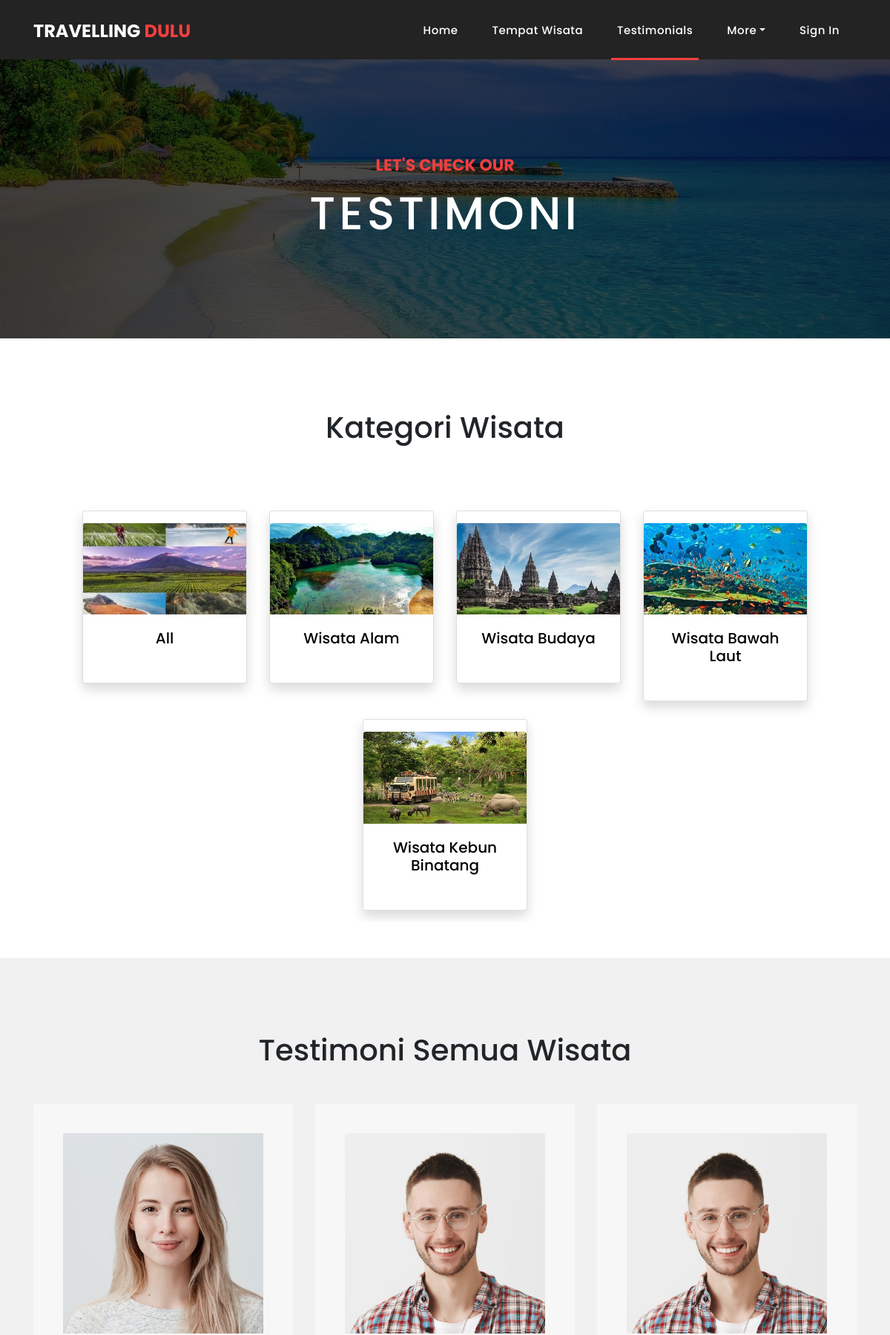
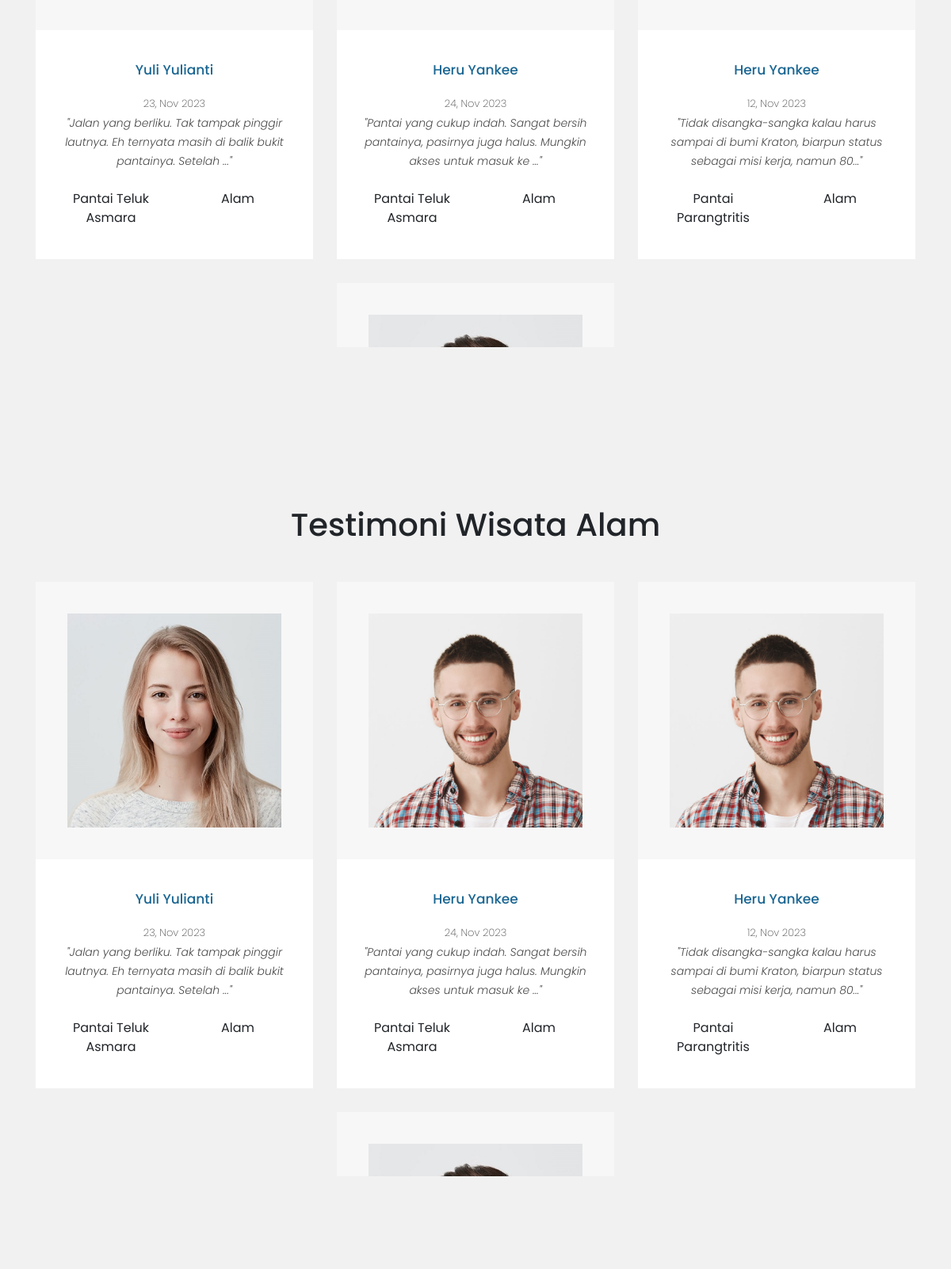
Screenshot of /testimonials.php (upper part) with the database file from the repository (2 pictures, top to bottom).
### tables this page shows
CREATE TABLE `kategori` (
  `id_kategori` int(11) NOT NULL,
  `nama_kategori` varchar(32) NOT NULL,
  `foto_kategori` varchar(32) NOT NULL
);

CREATE TABLE `komentar` (
  `id_komentar` int(11) NOT NULL,
  `id_user` int(11) NOT NULL,
  `id_wisata` int(11) NOT NULL,
  `komentar` text NOT NULL,
  `tgl_komentar` date NOT NULL
);

CREATE TABLE `user` (
  `id_user` int(11) NOT NULL,
  `nama_user` varchar(32) NOT NULL,
  `username` varchar(32) NOT NULL,
  `password` varchar(32) NOT NULL,
  `jenis_kelamin` enum('Pria','Wanita','','') NOT NULL,
  `email_user` varchar(32) NOT NULL,
  `no_telp` varchar(15) NOT NULL,
  `alamat` text NOT NULL,
  `role` enum('ADMIN','USER','','') NOT NULL DEFAULT 'USER',
  `foto_user` varchar(32) NOT NULL
);

CREATE TABLE `wisata` (
  `id_wisata` int(11) NOT NULL,
  `nama_tempat` varchar(32) NOT NULL,
  `id_kategori` int(11) NOT NULL,
  `lokasi` varchar(32) NOT NULL,
  `fasilitas` text NOT NULL,
  `htm` int(11) NOT NULL,
  `deskripsi` longtext NOT NULL,
  `foto_1` varchar(32) NOT NULL,
  `foto_2` varchar(32) NOT NULL,
  `foto_3` varchar(32) NOT NULL,
  `foto_4` varchar(32) NOT NULL,
  `view` int(11) NOT NULL
);

### testimonials.php (the view, shortened to what this page needs)
<?php
if (!isset($_SESSION['email_user'])) {
  $loginButton = '<li class="nav-item"><a class="nav-link" href="login.php">Sign In</a></li>';
} else {
  $loginButton = '';
  $signupButton = '';
  $userGreeting = '<li class="nav-item"><a class="nav-link" href="profil_user.php?id=' . $_SESSION['id_user'] . '">Hello, ' . $_SESSION['nama_user'] . '</a></li>';
  $logoutButton = '<li class="nav-item"><a class="nav-link" href="backend/logout.php">Logout</a></li>';
}
include("connection.php");
$kategori = mysqli_query($connection, "SELECT * FROM kategori");
$komentar = mysqli_query($connection, "SELECT komentar.*, user.nama_user, user.foto_user, wisata.nama_tempat, kategori.id_kategori, kategori.nama_kategori FROM komentar JOIN user ON user.id_user = komentar.id_user JOIN wisata ON komentar.id_wisata = wisata.id_wisata RIGHT JOIN kategorI ON wisata.id_kategori = kategori.id_kategori");
?>
<!DOCTYPE html>
<html lang="en">
<head>
  <link href="https://cdn.jsdelivr.net/npm/bootstrap@5.2.3/dist/css/bootstrap.min.css" rel="stylesheet">
  <link href="vendor/bootstrap/css/bootstrap.min.css" rel="stylesheet">
  <link rel="stylesheet" href="assets/css/fontawesome.css">
  <link rel="stylesheet" href="assets/css/style.css">
  <link rel="stylesheet" href="assets/css/owl.css">
</head>
<body>
  <header class="">
    <nav class="navbar navbar-expand-lg">
      <div class="container">
        <a class="navbar-brand" href="index.php">
          <h2>Travelling <em>Dulu</em></h2>
        </a>
        <div class="collapse navbar-collapse" id="navbarResponsive">
          <ul class="navbar-nav ml-auto">
            <li class="nav-item">
              <a class="nav-link" href="index.php">Home
              </a>
            </li>
            <li class="nav-item"><a class="nav-link" href="tempat_wisata.php">Tempat Wisata</a></li>
            <li class="nav-item active"><a class="nav-link" href="testimonials.php">Testimonials</a></li>
            <li class="nav-item dropdown">
              <a class="nav-link dropdown-toggle" data-toggle="dropdown" href="#" role="button" aria-haspopup="true" aria-expanded="false">More</a>
            </li>
            <?php echo $loginButton; ?>
          </ul>
        </div>
      </div>
    </nav>
  </header>
  <div class="page-heading about-heading header-text" style="background-image: url(assets/images/heading-3-1920x500.jpg);">
    <div class="container">
      <div class="row">
        <div class="col-md-12">
          <div class="text-content">
            <h4>Let's Check our</h4>
            <h2>Testimoni</h2>
          </div>
        </div>
      </div>
    </div>
  </div>
  <section id="category_wisata" class="container-fluid p-5">
    <div class="text-center m-5">
      <h1 class="">Kategori Wisata</h1>
    </div>
    <div class="overflow-auto">
      <div class="row row-cols-xl-3 row-cols-md-4 row-cols-sm-6 g-4 text-center justify-content-center mx-5 my-3">
        <a href="#all" style="text-decoration: none; color:black;" class="col-xl-3 col-md-4 col-sm-6">
          <div class="card shadow py-3">
            <img src="assets/images/kategori/categories-all.jpg" class="card-img-top mx-auto" alt="..." style="width:100%">
            <div class="card-body">
              <h5 class="card-title">All</h5>
            </div>
          </div>
        </a>
        <?php foreach ($kategori as $key => $value) { ?>
          <a href="#<?php echo $value['id_kategori'] ?>" style="text-decoration: none; color:black;" class="col-xl-3 col-md-4 col-sm-6">
            <div class="card shadow py-3">
              <img src="assets/images/kategori/<?php echo $value['foto_kategori'] ?>" class="card-img-top mx-auto" alt="..." style="width:100%">
              <div class="card-body">
                <h5 class="card-title">Wisata <?php echo $value['nama_kategori'] ?></h5>
              </div>
            </div>
          </a>
        <?php } ?>
      </div>
    </div>
  </section>
  <section id="all" class="services section-background">
    <div class="text-center mx-5 mb-5">
      <h1 class="">Testimoni Semua Wisata</h1>
    </div>
    <div class="container overflow-auto" style="height: 750px;">
      <div class="row row-cols-md-4 justify-content-center">
        <?php foreach ($komentar as $key => $value) {
          if ($value['id_komentar'] != NULL) { ?>
            <div class="col-md-4">
              <div class="service-item">
                <div class="icon">
                  <img src="assets/images/user/<?php echo $value['foto_user'] ?>" width="100%">
                </div>
                <div class="down-content">
                  <h4><?php echo $value['nama_user'] ?></h4>
                  <p class="n-m" style="font-weight: 200; font-size: small;"><?php echo date('d, M Y', strtotime($value['tgl_komentar'])) ?></p>
                  <p class="n-m"><em>"<?php if (strlen($value['komentar']) < 100) {
                                        echo substr($value['komentar'], 0, 100);
                                      } else {
                                        echo substr($value['komentar'], 0, 100) . '...';
                                      } ?>"</em></p>
                  <br>
                  <div class="row">
                    <div class="col"><?php echo $value['nama_tempat'] ?></div>
                    <div class="col"><?php echo $value['nama_kategori'] ?></div>
                  </div>
                </div>
              </div>
            </div>
        <?php }
        } ?>
      </div>
    </div>
  </section>
  <?php foreach ($kategori as $key => $value) {
    $id_kategori = $value['id_kategori'];
    $nama_kategori = $value['nama_kategori'] ?>
    <section id="<?php echo $id_kategori ?>" class="services section-background">
      <div class="text-center mx-5 mb-5">
        <h1 class="">Testimoni Wisata <?php echo $nama_kategori ?></h1>
      </div>
      <div class="container overflow-auto" style="height: 750px;">
        <div class="row row-cols-md-4 justify-content-center">
          <?php foreach ($komentar as $key => $value) {
            if ($value['id_kategori'] == $id_kategori) {
              if ($value['id_komentar'] != NULL) { ?>
                <div class="col-md-4">
                  <div class="service-item">
                    <div class="icon">
                      <img src="assets/images/user/<?php echo $value['foto_user'] ?>" width="100%">
                    </div>
                    <div class="down-content">
                      <h4><?php echo $value['nama_user'] ?></h4>
                      <p class="n-m" style="font-weight: 200; font-size: small;"><?php echo date('d, M Y', strtotime($value['tgl_komentar'])) ?></p>
                      <p class="n-m"><em>"<?php if (strlen($value['komentar']) < 100) {
                                            echo substr($value['komentar'], 0, 100);
                                          } else {
                                            echo substr($value['komentar'], 0, 100) . '...';
                                          } ?>"</em></p>
                      <br>
                      <div class="row">
                        <div class="col"><?php echo $value['nama_tempat'] ?></div>
                        <div class="col"><?php echo $value['nama_kategori'] ?></div>
                      </div>
                    </div>
                  </div>
                </div>
          <?php }
            }
          } ?>
        </div>
      </div>
    </section>
  <?php } ?>
</body>
</html>

### assets/css/style.css (style rules this page uses)
body { font-family: 'Poppins', sans-serif; overflow-x: hidden; text-rendering: optimizeLegibility; -webkit-font-smoothing: antialiased; -moz-osx-font-smoothing: grayscale; }
p { margin-bottom: 0px; font-size: 14px; font-weight: 300; color: #4a4a4a; line-height: 24px; }
a { text-decoration: none !important; }
ul { padding: 0; margin: 0; list-style: none; }
h1, h2, h3, h4, h5, h6 { margin: 0px; }
.page-heading { padding: 210px 0px 130px 0px; text-align: center; background-position: center center; background-repeat: no-repeat; background-size: cover; }
.page-heading .text-content h4 { color: #f33f3f; font-size: 22px; text-transform: uppercase; font-weight: 700; margin-bottom: 15px; }
.page-heading .text-content h2 { color: #fff; font-size: 62px; text-transform: uppercase; letter-spacing: 5px; }
header { position: absolute; z-index: 99999; width: 100%; height: 80px; background-color: #232323; -webkit-transition: all 0.3s ease-in-out 0s; -moz-transition: all 0.3s ease-in-out 0s; -o-transition: all 0.3s ease-in-out 0s; transition: all 0.3s ease-in-out 0s; }
header .navbar { padding: 17px 0px; }
.navbar .navbar-brand { float: left; margin-top: -12px; outline: none; }
.navbar .navbar-brand h2 { color: #fff; text-transform: uppercase; font-size: 24px; font-weight: 700; -webkit-transition: all .3s ease 0s; -moz-transition: all .3s ease 0s; -o-transition: all .3s ease 0s; transition: all .3s ease 0s; }
.navbar .navbar-brand h2 em { font-style: normal; color: #f33f3f; }
#navbarResponsive { z-index: 999; }
.navbar-collapse { text-align: center; }
.navbar .navbar-nav .nav-item { margin: 0px 15px; }
.navbar .navbar-nav a.nav-link { text-transform: capitalize; font-size: 15px; font-weight: 500; letter-spacing: 0.5px; color: #fff; transition: all 0.5s; margin-top: 5px; }
.navbar .navbar-nav .nav-link:hover, .navbar .navbar-nav .active>.nav-link, .navbar .navbar-nav .nav-link.active, .navbar .navbar-nav .nav-link.show, .navbar .navbar-nav .show>.nav-link { color: #fff; padding-bottom: 25px; border-bottom: 3px solid #f33f3f; }
.page-heading { position: relative; }
.page-heading:before { content: ''; position: absolute; top: 0; left: 0; bottom: 0; right: 0; background-color: rgba(0, 0, 0, .7); }
.page-heading .container { position: relative; z-index: 2; }
.services { background-position: center center; background-repeat: no-repeat; background-size: cover; background-attachment: fixed; padding: 100px 0px; }
.service-item { text-align: center; margin-bottom: 30px; }
.service-item .icon { background-color: #f7f7f7; padding: 40px; }
.service-item .down-content { background-color: #fff; padding: 40px 30px; }
.service-item .down-content h4 { font-size: 17px; color: #1a6692; margin-bottom: 20px; }
.service-item .down-content p { margin-bottom: 25px; }
.n-m { margin: 0 !important; }
.section-background { background: #f1f1f1; }

### rows the page displays
kategori: foto_kategori (picture), nama_kategori "Alam"
kategori: foto_kategori (picture), nama_kategori "Budaya"
kategori: foto_kategori (picture), nama_kategori "Bawah Laut"
kategori: foto_kategori (picture), nama_kategori "Kebun Binatang"
komentar: id_user.foto_user (picture), id_user.nama_user "Yuli Yulianti", tgl_komentar "23, Nov 2023", komentar "Jalan yang berliku. Tak tampak pinggir lautnya. Eh ternyata masih di balik bukit pantainya. Setelah", id_wisata.nama_tempat "Pantai Teluk Asmara", kategori.nama_kategori "Alam"
komentar: id_user.foto_user (picture), id_user.nama_user "Heru Yankee", tgl_komentar "24, Nov 2023", komentar "Pantai yang cukup indah. Sangat bersih pantainya, pasirnya juga halus. Mungkin akses untuk masuk ke", id_wisata.nama_tempat "Pantai Teluk Asmara", kategori.nama_kategori "Alam"
komentar: id_user.foto_user (picture), id_user.nama_user "Heru Yankee", tgl_komentar "12, Nov 2023", komentar "Tidak disangka-sangka kalau harus sampai di bumi Kraton, biarpun status sebagai misi kerja, namun 80", id_wisata.nama_tempat "Pantai Parangtritis", kategori.nama_kategori "Alam"
komentar: id_user.foto_user (picture)
